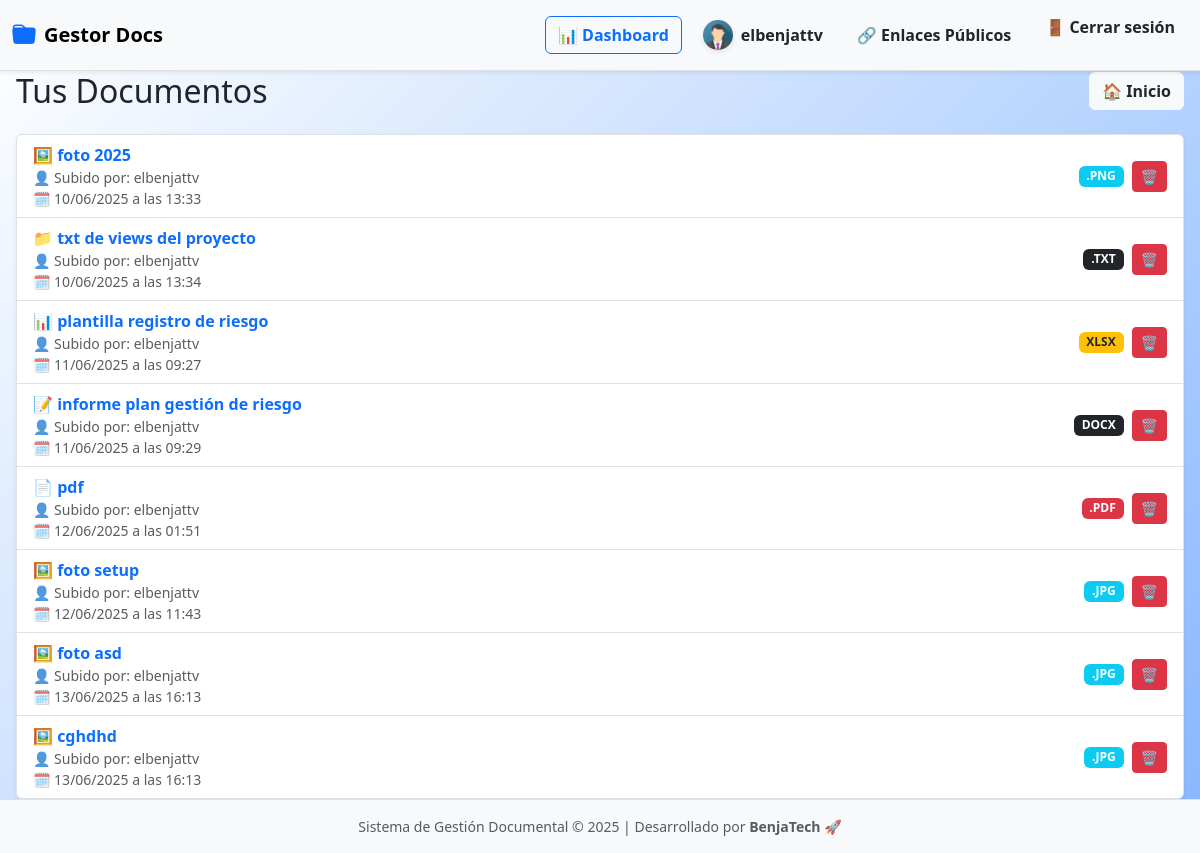
The page /documentos/lista/ (signed in) on the database as committed earlier.
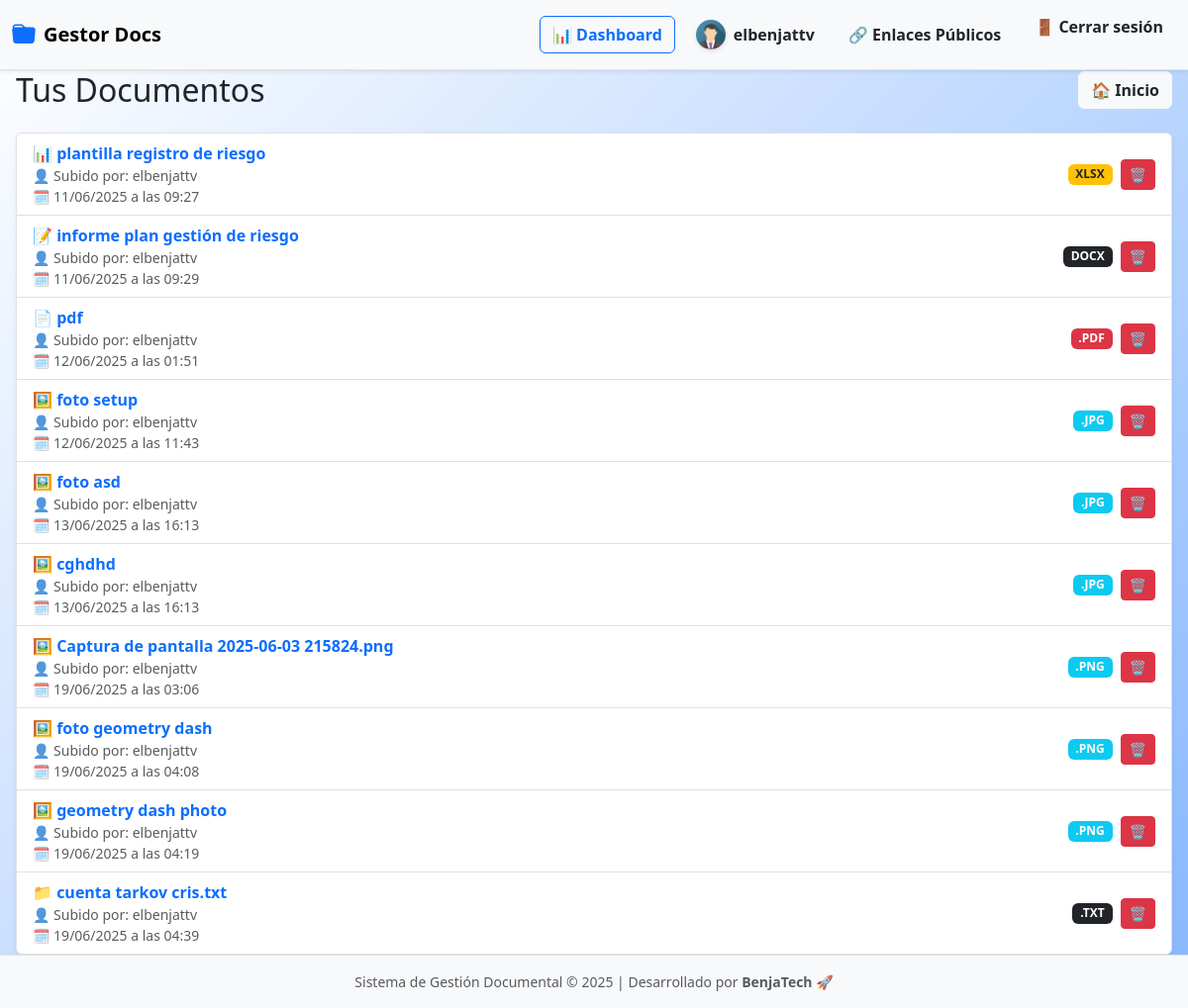
The same page on the database as committed later.
### documentos/models.py (models this page shows, shortened)
class Documento(models.Model):
    nombre = models.CharField(max_length=200)
    archivo = models.FileField(upload_to='documentos/')
    etiquetas = models.CharField(max_length=100, blank=True)
    fecha_subida = models.DateTimeField(auto_now_add=True)
    usuario = models.ForeignKey(User, on_delete=models.CASCADE)
    enlace_publico = models.UUIDField(default=uuid.uuid4, unique=True, editable=False, null=True, blank=True)
    expiracion_enlace = models.DateTimeField(blank=True, null=True)
    fecha_expiracion = models.DateTimeField(null=True, blank=True)
    activo = models.BooleanField(default=True)
    size = models.PositiveIntegerField(blank=True, null=True)  # tamaño en KB
    is_shared = models.BooleanField(default=False)             # si el documento fue compartido

### documentos/views.py (the view)
# urls.py: path('lista/', views.listar_documentos, name='lista'),
@login_required
def listar_documentos(request):
    documentos = Documento.objects.all() if request.user.is_superuser else Documento.objects.filter(usuario=request.user)
    for doc in documentos:
        doc.etiquetas_lista = [e.strip() for e in doc.etiquetas.split(',')] if doc.etiquetas else []
    return render(request, 'documentos/lista.html', {'documentos': documentos})

### documentos/templates/documentos/lista.html (shortened to what this page needs)
{% extends 'documentos/base.html' %}
{% load etiquetas_tags %}
{% block body_class %}dashboard-personal{% endblock %}
{% block content %}
<div class="header d-flex justify-content-between align-items-center flex-wrap gap-3 mb-4">
  <h2 class="mb-0">Tus Documentos </h2>
  <a href="{% url 'documentos:home' %}" class="btn btn-light text-dark fw-semibold d-flex align-items-center justify-content-center">🏠 Inicio</a>
</div>
{% if documentos %}
  <ul class="list-group shadow-sm">
    {% for doc in documentos %}
      <li id="doc-{{ doc.id }}" class="list-group-item d-flex justify-content-between align-items-center flex-wrap gap-3">
        <div class="flex-grow-1">
          {% with ext=doc.archivo.name|slice:"-4:"|lower %}
            {% if ext == ".pdf" %}
              📄
            {% elif ext == ".doc" or ext == "docx" %}
              📝
            {% elif ext == ".xls" or ext == "xlsx" %}
              📊
            {% elif ext == ".png" or ext == ".jpg" %}
              🖼️
            {% else %}
              📁
            {% endif %}
          {% endwith %}
          <a href="{% url 'documentos:previsualizar' doc.id %}" class="fw-semibold text-decoration-none text-primary">
            {{ doc.nombre }}
          </a>
          <br>
          <small class="text-muted">👤 Subido por: {{ doc.usuario.username }}</small><br>
          <small class="text-muted">🗓️ {{ doc.fecha_subida|date:"d/m/Y" }} a las {{ doc.fecha_subida|date:"H:i" }}</small>
        </div>
        <div class="d-flex align-items-center gap-2">
          {% with ext=doc.archivo.name|slice:"-4:"|upper %}
            {% if ext == ".PDF" %}
              <span class="badge bg-danger">{{ ext }}</span>
            {% elif ext == ".JPG" or ext == ".PNG" %}
              <span class="badge bg-info">{{ ext }}</span>
            {% elif ext == ".DOC" or ext == "XLSX" %}
              <span class="badge bg-warning text-dark">{{ ext }}</span>
            {% else %}
              <span class="badge bg-dark">{{ ext }}</span>
            {% endif %}
          {% endwith %}
          <button class="btn btn-sm btn-danger"
                  data-bs-toggle="modal"
                  data-bs-target="#confirmDeleteModal"
                  onclick="prepareDelete({{ doc.id }}, '{{ doc.nombre|escapejs }}')"
                  title="Eliminar documento">
            🗑️
          </button>
        </div>
      </li>
    {% endfor %}
  </ul>
{% endif %}
<div class="toast-container position-fixed bottom-0 end-0 p-3">
</div>
{% endblock %}

Rows that differ between the two databases and show on the page:
removed Documento: nombre "foto 2025", usuario.username "elbenjattv", fecha_subida "10/06/2025", fecha_subida "13:33", archivo ".PNG"
removed Documento: nombre "txt de views del proyecto", usuario.username "elbenjattv", fecha_subida "10/06/2025", fecha_subida "13:34", archivo ".TXT"
added Documento: nombre "Captura de pantalla 2025-06-03 215824.png", usuario.username "elbenjattv", fecha_subida "19/06/2025", fecha_subida "03:06", archivo ".PNG"
added Documento: nombre "foto geometry dash", usuario.username "elbenjattv", fecha_subida "19/06/2025", fecha_subida "04:08", archivo ".PNG"
added Documento: nombre "geometry dash photo", usuario.username "elbenjattv", fecha_subida "19/06/2025", fecha_subida "04:19", archivo ".PNG"
added Documento: nombre "cuenta tarkov cris.txt", usuario.username "elbenjattv", fecha_subida "19/06/2025", fecha_subida "04:39", archivo ".TXT"
